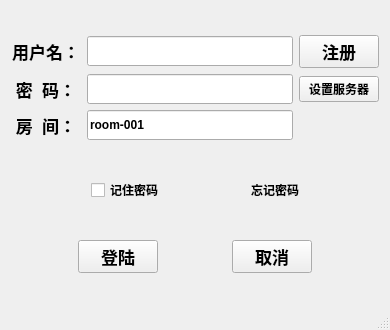
<?xml version="1.0" encoding="UTF-8"?>
<ui version="4.0">
 <class>Login</class>
 <widget class="QMainWindow" name="Login">
  <property name="geometry">
   <rect>
    <x>0</x>
    <y>0</y>
    <width>390</width>
    <height>330</height>
   </rect>
  </property>
  <property name="sizePolicy">
   <sizepolicy hsizetype="Fixed" vsizetype="Fixed">
    <horstretch>0</horstretch>
    <verstretch>0</verstretch>
   </sizepolicy>
  </property>
  <property name="minimumSize">
   <size>
    <width>0</width>
    <height>0</height>
   </size>
  </property>
  <property name="maximumSize">
   <size>
    <width>390</width>
    <height>330</height>
   </size>
  </property>
  <property name="font">
   <font>
    <weight>75</weight>
    <bold>true</bold>
   </font>
  </property>
  <property name="windowTitle">
   <string>中国象棋登录</string>
  </property>
  <widget class="QWidget" name="centralWidget">
   <layout class="QGridLayout" name="gridLayout_2">
    <item row="0" column="0">
     <layout class="QGridLayout" name="gridLayout">
      <item row="0" column="0">
       <widget class="QLabel" name="userLabel">
        <property name="minimumSize">
         <size>
          <width>70</width>
          <height>30</height>
         </size>
        </property>
        <property name="font">
         <font>
          <pointsize>13</pointsize>
          <weight>75</weight>
          <bold>true</bold>
         </font>
        </property>
        <property name="text">
         <string>用户名：</string>
        </property>
        <property name="alignment">
         <set>Qt::AlignCenter</set>
        </property>
       </widget>
      </item>
      <item row="0" column="1">
       <widget class="QLineEdit" name="userEdit">
        <property name="minimumSize">
         <size>
          <width>200</width>
          <height>30</height>
         </size>
        </property>
        <property name="font">
         <font>
          <pointsize>13</pointsize>
          <weight>75</weight>
          <bold>true</bold>
         </font>
        </property>
        <property name="maxLength">
         <number>20</number>
        </property>
       </widget>
      </item>
      <item row="0" column="2">
       <widget class="QPushButton" name="registerButton">
        <property name="font">
         <font>
          <pointsize>13</pointsize>
         </font>
        </property>
        <property name="text">
         <string>注册</string>
        </property>
       </widget>
      </item>
      <item row="1" column="0">
       <widget class="QLabel" name="passwordLabel">
        <property name="minimumSize">
         <size>
          <width>70</width>
          <height>30</height>
         </size>
        </property>
        <property name="font">
         <font>
          <pointsize>13</pointsize>
          <weight>75</weight>
          <bold>true</bold>
         </font>
        </property>
        <property name="text">
         <string>密  码：</string>
        </property>
        <property name="alignment">
         <set>Qt::AlignCenter</set>
        </property>
       </widget>
      </item>
      <item row="1" column="1">
       <widget class="QLineEdit" name="passwordEdit">
        <property name="minimumSize">
         <size>
          <width>200</width>
          <height>30</height>
         </size>
        </property>
        <property name="font">
         <font>
          <pointsize>13</pointsize>
          <weight>75</weight>
          <bold>true</bold>
         </font>
        </property>
        <property name="maxLength">
         <number>16</number>
        </property>
        <property name="echoMode">
         <enum>QLineEdit::Password</enum>
        </property>
       </widget>
      </item>
      <item row="1" column="2">
       <widget class="QPushButton" name="setServerButton">
        <property name="text">
         <string>设置服务器</string>
        </property>
       </widget>
      </item>
      <item row="2" column="0">
       <widget class="QLabel" name="label">
        <property name="font">
         <font>
          <pointsize>13</pointsize>
          <weight>75</weight>
          <bold>true</bold>
         </font>
        </property>
        <property name="text">
         <string>房  间：</string>
        </property>
        <property name="alignment">
         <set>Qt::AlignCenter</set>
        </property>
       </widget>
      </item>
      <item row="2" column="1">
       <widget class="QLineEdit" name="roomEdit">
        <property name="minimumSize">
         <size>
          <width>200</width>
          <height>30</height>
         </size>
        </property>
        <property name="text">
         <string>room-001</string>
        </property>
       </widget>
      </item>
     </layout>
    </item>
    <item row="1" column="0">
     <layout class="QHBoxLayout" name="horizontalLayout">
      <item>
       <spacer name="horizontalSpacer_3">
        <property name="orientation">
         <enum>Qt::Horizontal</enum>
        </property>
        <property name="sizeHint" stdset="0">
         <size>
          <width>40</width>
          <height>20</height>
         </size>
        </property>
       </spacer>
      </item>
      <item>
       <widget class="QCheckBox" name="rememberpasswordBox">
        <property name="text">
         <string>记住密码</string>
        </property>
       </widget>
      </item>
      <item>
       <spacer name="horizontalSpacer">
        <property name="orientation">
         <enum>Qt::Horizontal</enum>
        </property>
        <property name="sizeHint" stdset="0">
         <size>
          <width>40</width>
          <height>20</height>
         </size>
        </property>
       </spacer>
      </item>
      <item>
       <widget class="QLabel" name="forgetLabel">
        <property name="maximumSize">
         <size>
          <width>16777215</width>
          <height>40</height>
         </size>
        </property>
        <property name="text">
         <string>忘记密码</string>
        </property>
       </widget>
      </item>
      <item>
       <spacer name="horizontalSpacer_2">
        <property name="orientation">
         <enum>Qt::Horizontal</enum>
        </property>
        <property name="sizeHint" stdset="0">
         <size>
          <width>40</width>
          <height>20</height>
         </size>
        </property>
       </spacer>
      </item>
     </layout>
    </item>
    <item row="2" column="0">
     <layout class="QHBoxLayout" name="horizontalLayout_2">
      <item>
       <spacer name="horizontalSpacer_4">
        <property name="orientation">
         <enum>Qt::Horizontal</enum>
        </property>
        <property name="sizeHint" stdset="0">
         <size>
          <width>30</width>
          <height>22</height>
         </size>
        </property>
       </spacer>
      </item>
      <item>
       <widget class="QPushButton" name="loginButton">
        <property name="minimumSize">
         <size>
          <width>75</width>
          <height>30</height>
         </size>
        </property>
        <property name="font">
         <font>
          <pointsize>13</pointsize>
         </font>
        </property>
        <property name="text">
         <string>登陆</string>
        </property>
       </widget>
      </item>
      <item>
       <spacer name="horizontalSpacer_5">
        <property name="orientation">
         <enum>Qt::Horizontal</enum>
        </property>
        <property name="sizeHint" stdset="0">
         <size>
          <width>31</width>
          <height>22</height>
         </size>
        </property>
       </spacer>
      </item>
      <item>
       <widget class="QPushButton" name="cancelButton">
        <property name="minimumSize">
         <size>
          <width>75</width>
          <height>30</height>
         </size>
        </property>
        <property name="font">
         <font>
          <pointsize>13</pointsize>
         </font>
        </property>
        <property name="text">
         <string>取消</string>
        </property>
       </widget>
      </item>
      <item>
       <spacer name="horizontalSpacer_6">
        <property name="orientation">
         <enum>Qt::Horizontal</enum>
        </property>
        <property name="sizeHint" stdset="0">
         <size>
          <width>30</width>
          <height>22</height>
         </size>
        </property>
       </spacer>
      </item>
     </layout>
    </item>
   </layout>
  </widget>
  <widget class="QStatusBar" name="statusBar"/>
 </widget>
 <layoutdefault spacing="6" margin="11"/>
 <tabstops>
  <tabstop>userEdit</tabstop>
  <tabstop>passwordEdit</tabstop>
  <tabstop>roomEdit</tabstop>
  <tabstop>rememberpasswordBox</tabstop>
  <tabstop>loginButton</tabstop>
  <tabstop>cancelButton</tabstop>
  <tabstop>registerButton</tabstop>
  <tabstop>setServerButton</tabstop>
 </tabstops>
 <resources/>
 <connections/>
</ui>
